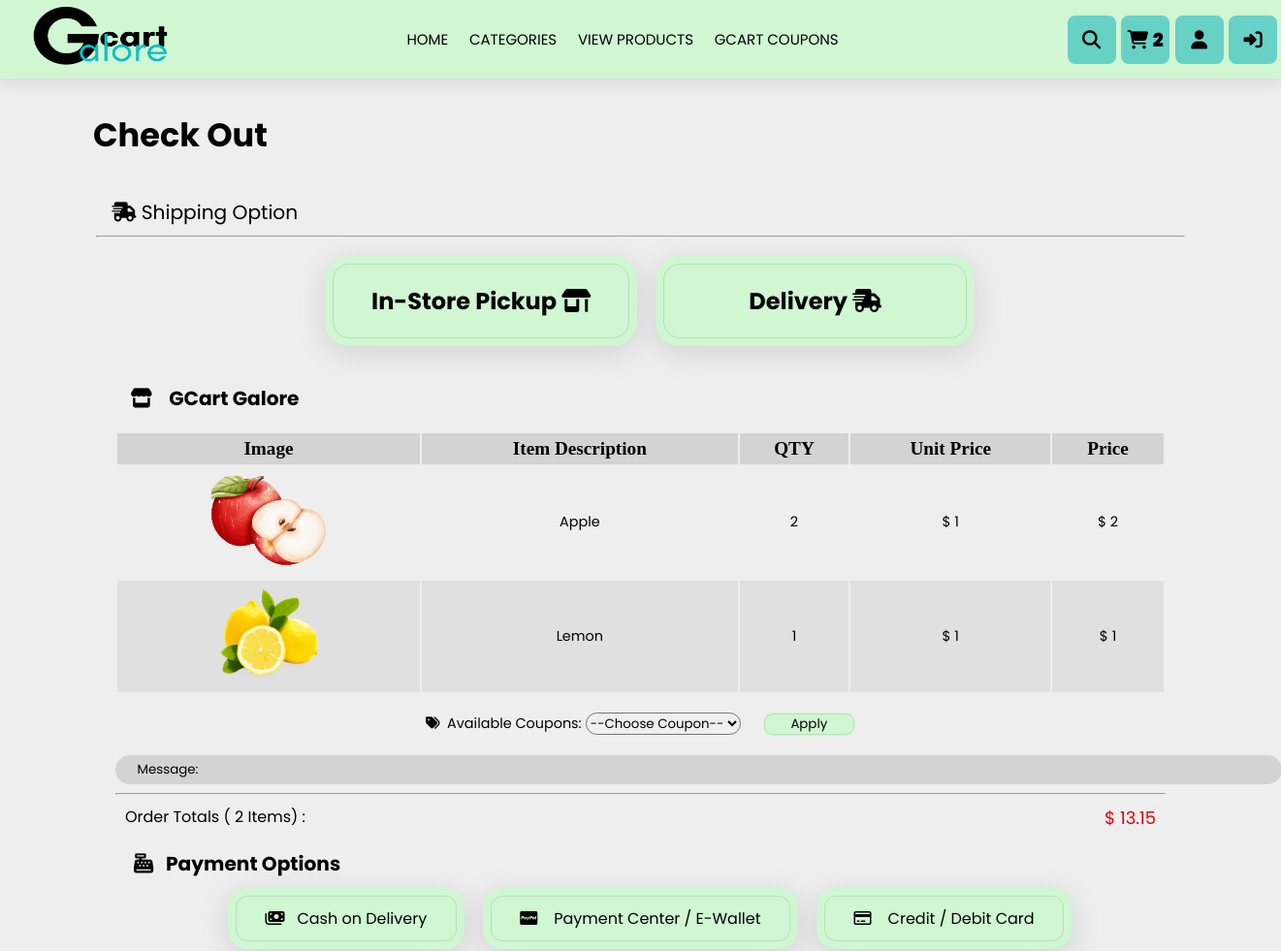
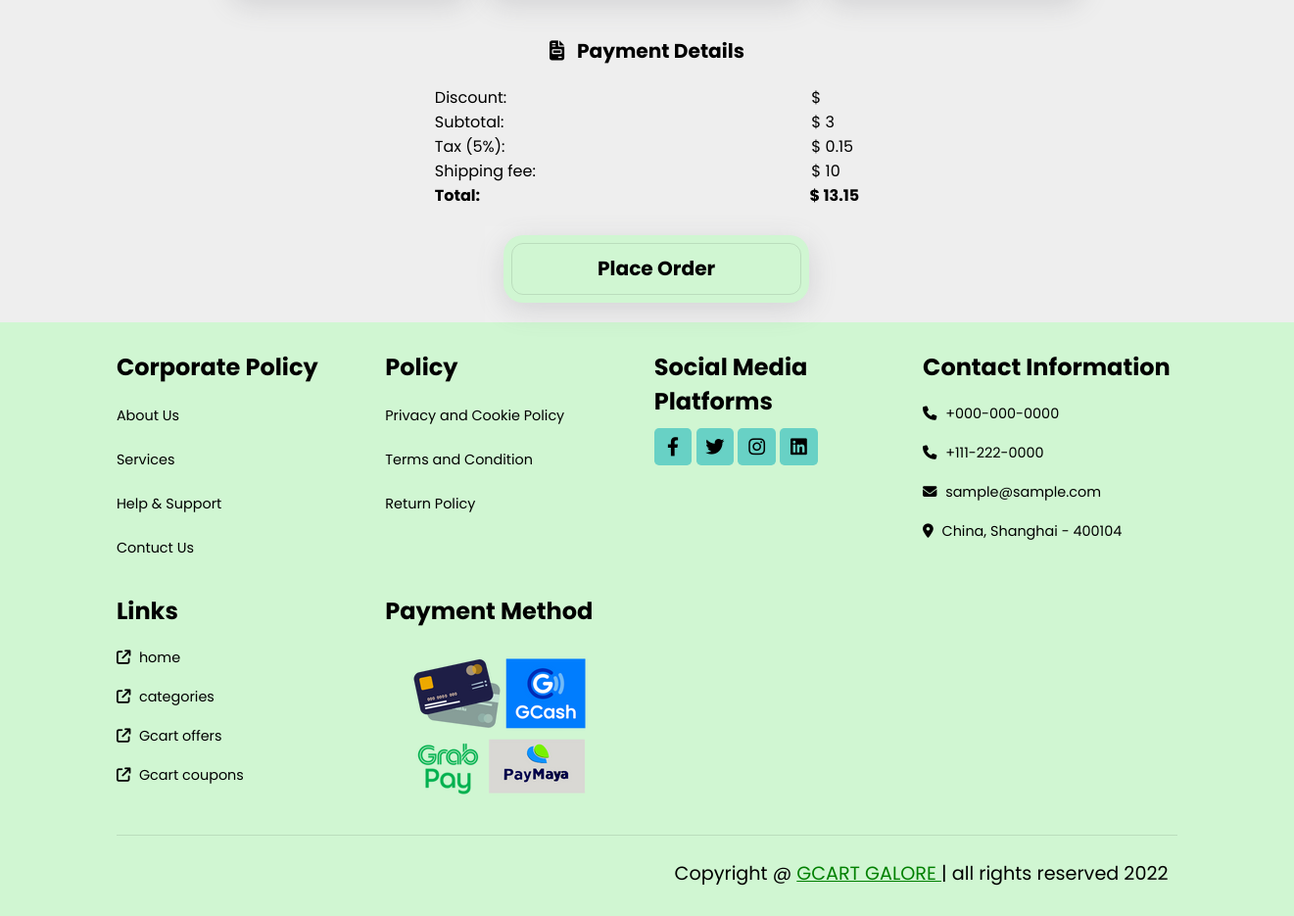
/GROUP_4/Checkout.php, run on the app's committed database (2 pictures, top to bottom).
### tables this page shows
CREATE TABLE `cart` (
  `id` int(200) NOT NULL,
  `name` varchar(200) NOT NULL,
  `price` float NOT NULL,
  `quantity` int(200) NOT NULL,
  `image` varchar(200) NOT NULL
);

### GROUP_4/Checkout.php (the view, shortened to what this page needs)
<?php
    @include 'config.php';
?>
<!DOCTYPE html>
<html lang="en">
<head>
    <link rel="stylesheet" href="https://unpkg.com/swiper@7/swiper-bundle.min.css" />
    <link rel="stylesheet" href="https://cdnjs.cloudflare.com/ajax/libs/font-awesome/6.2.1/css/all.min.css">
    <link rel="stylesheet" href="CheckoutStyle.css">
</head>
<body>
    <header class="header">
    <div class="logo">
        <a href="index.html">
            <img src="IMAGES\logo.png" width="140" height="60" >
        </a>
    </div>
        <nav class="navbar">
             <a href="homepage.php">HOME</a>
             <a href="homepage.php">CATEGORIES</a>
             <a href="homepage.php">VIEW PRODUCTS</a>
            <a href="#gcartcoupons">GCART COUPONS</a>
        </nav>
        <div class="icon">
            <div class="fas fa-search" id="search-btn"></div>
            <?php
            $select_row = mysqli_query($conn, "SELECT * FROM `cart`") or die('query failed');
            $row_count = mysqli_num_rows($select_row);
            ?>
            <div class="fas fa-shopping-cart" id="cart-btn"> <span><?php echo $row_count; ?></span> </div>
            <div class="fas fa-user" id="user-btn"></div>
            <div class="fa-solid fa-right-to-bracket" id="logout-btn"></div>
        </div>
    </header>
    <div class="shipOption" >
        <p class="heading" style="text-align: left;"> Check Out </p>
        <p class="sub-heading" style="text-align: left;">
            <i class="fa-solid fa-truck-fast"></i>
            Shipping Option
        </p>
        <hr>
        <section class="ShippingOpt">
            <div class="Options">
                <div id="pickUp">
                    <p id="togglePU">In-Store Pickup  <i class="fa-solid fa-shop"></i></p>
                </div>
                <div class="DM" id="delivery">
                    <p id="toggleD"> Delivery  <i class="fa-solid fa-truck-fast"></i></p>
                </div>
            </div>
        </section>
        <p class="storeName print-container" ><i class="fa-solid fa-store"></i>&nbsp; &nbsp; GCart Galore</p>
    </div>
    <div class="container print-container">
        <section class="checkout-form">
            <table>
                <thead>
                    <th>Image</th>
                    <th>Item Description</th>
                    <th>QTY</th>
                    <th>Unit Price</th>
                    <th>Price</th>
                </thead>
                <tbody>
                    <?php
                        $select_items = mysqli_query($conn, "SELECT * FROM `cart`");
                        if(mysqli_num_rows($select_items) > 0){
                        while($fetch_item = mysqli_fetch_assoc($select_items)){
                            $sub_total_price = $fetch_item['price'] * $fetch_item['quantity'];
                    ?>
                    <tr>
                        <td><img src="IMAGES/<?php echo $fetch_item['image']; ?>" height="100" ></td>
                        <td><?php echo $fetch_item['name']; ?></td>
                        <td><?php echo $fetch_item['quantity']; ?></td>
                        <td>$ <?php echo $fetch_item['price']; ?></td>
                        <td>$ <?php echo $sub_total_price; ?></td>
                    </tr>
                    <?php
                            };
                        };
                    ?>
                </tbody>
            </table>
            <div class="couponCon">
                <div class="coupon">
                    <label for="selCoupon"><i class="fa-solid fa-tags"></i> &nbsp;Available Coupons: </label>
                    <select name="selCoupon" id="selCoupon">
                        <option value="0">--Choose Coupon--</option>
                    </select>
                    <button onclick="getOption()"> Apply </button>
                </div>
            </div>
            <div class="messsage">
                <div class="msgBox">
                    <input type="text" value=" Message: " size="100">
                </div>
            </div>
            <hr>
            <div class="totalLine">
                <?php
                    $select_items = mysqli_query($conn, "SELECT * FROM `cart`");
                    $sub_total = 0;
                    if(mysqli_num_rows($select_items) > 0){
                        while($fetch_item = mysqli_fetch_assoc($select_items)){
                            $sub_total_price = $fetch_item['price'] * $fetch_item['quantity'];
                            $sub_total += $sub_total_price;
                            $tax = $sub_total * 0.05;
                            $fee = 10;
                            $grand_total = $sub_total + $tax + $fee;
                        };
                ?>
                <div class="tl">
                    <p>Order Totals ( <span> <?php echo $row_count;?> </span> Items) :  </p>
                </div>
                <div class="t_l"><p><span class="total"> $ <?php echo round($grand_total , 2);?> </span></p></div>
                <?php
                    };
                ?>
            </div>
            <div class="PO">
                <p class="POLine"><i class="fa-solid fa-cash-register"></i>&nbsp; &nbsp;Payment Options</p>
                <div class="PaymentOpts">
                    <div class="COD">
                        <p><i class="fa-solid fa-money-bills"></i>&nbsp; &nbsp;Cash on Delivery</p>
                    </div>
                    <div class="e-wallet">
                        <p><i class="fa-brands fa-cc-paypal"></i>&nbsp; &nbsp; Payment Center / E-Wallet</p>
                    </div>
                    <div class="Credit-Card">
                        <p><i class="fa-regular fa-credit-card"></i>&nbsp; &nbsp; Credit / Debit Card</p>
                    </div>
                </div>
            </div>
            <div class="PD">
                <p class="PDLine"><i class="fa-solid fa-file-invoice"></i>&nbsp; &nbsp;Payment Details</p>
                <div class="PaymentDets">
                    <div class="totalCon">
                        <?php
                        $select_items = mysqli_query($conn, "SELECT * FROM `cart`");
                        $sub_total = 0;
                        if(mysqli_num_rows($select_items) > 0){
                            while($fetch_item = mysqli_fetch_assoc($select_items)){
                                $sub_total_price = $fetch_item['price'] * $fetch_item['quantity'];
                                $sub_total += $sub_total_price;
                                $tax = $sub_total * 0.05;
                                $fee = 10;
                                $grand_total = $sub_total + $tax + $fee;
                            };
                        ?>
                        <div class="total-sec" >
                            <div class="tsDets">
                                <p> <span> Discount: </span>   </p>
                                <p> <span> Subtotal: </span> </p>
                                <p> <span> Tax (5%): </span> </p>
                                <p> <span> Shipping fee: </span>   </p>
                                <p style="font-weight: bold;"> <span> Total: </span>   </p>
                            </div>
                            <div class="tsTotal">
                                <p><span class="disc" > &nbsp; $ </span></p>
                                <p><span> &nbsp; $ </span> <span class="subTotal"><?php echo $sub_total; ?></span></p>
                                <p><span> &nbsp; $ </span>  <span class="tax"><?php echo round($tax,2); ?></span></p>
                                <p><span> &nbsp; $ <?php echo $fee; ?> </span></p>
                                <p style="font-weight: bold;"><span> &nbsp; $ </span><span class="totalP"> <?php echo round($grand_total,2); ?> </span></p>
                            </div>
                        </div>
                        <?php
                            };
                        ?>
                    </div>
                </div>
            </div>
        </section>
        <div class="PlaceOrder">
            <div class="PlaceOrd">
                <button type="button" onclick="window.print();" ><a href="#"><p class="OrdLine"> Place Order</p></a></button>
            </div>
        </div>
    </div>
    <section class="footer">
        <div class="b-container">
            <div class="box">
                <h3>Corporate Policy</h3>
                <p>About Us</p>
                <p>Services</p>
                <p>Help & Support</p>
                <p>Contuct Us</p>
            </div>
            <div class="box">
                <h3>Policy</h3>
                <p>Privacy and Cookie Policy</p>
                <p>Terms and Condition</p>
                <p>Return Policy</p>
            </div>
            <div class="box">
                <h3>Social Media Platforms</h3>
                <div class="share">
                    <a href="#" class="fab fa-facebook-f"></a>
                    <a href="#" class="fab fa-twitter"></a>
                    <a href="#" class="fab fa-instagram"></a>
                    <a href="#" class="fab fa-linkedin"></a>
                </div>
            </div>
            <div class="box">
                <h3>Contact Information</h3>
                <a href="#" class="links"> <i class="fas fa-phone"></i> +000-000-0000 </a>
                <a href="#" class="links"> <i class="fas fa-phone"></i> +111-222-0000 </a>
                <a href="#" class="links"> <i class="fas fa-envelope"></i> sample@sample.com </a>
                <a href="#" class="links"> <i class="fas fa-map-marker-alt"></i> China, Shanghai - 400104 </a>
            </div>
            <div class="box">
                <h3>Links</h3>
                <a href="#" class="links"> <i class="fa-solid fa-arrow-up-right-from-square"></i> home </a>
                <a href="#" class="links"> <i class="fa-solid fa-arrow-up-right-from-square"></i> categories </a>
                <a href="#" class="links"> <i class="fa-solid fa-arrow-up-right-from-square"></i> Gcart offers </a>
                <a href="#" class="links"> <i class="fa-solid fa-arrow-up-right-from-square"></i> Gcart coupons </a>
            </div>
            <div class="box">
                <h3>Payment Method</h3>
                <img src="IMAGES/payment.png" alt="payment">
            </div>
    </div>
        <div class="credit"> Copyright @ <a href="index.html"><span> GCART GALORE </span></a> | all rights reserved 2022</div>
    </section>
</body>
</html>

### data on the page
cart: image (picture), name "Apple", quantity "2", price "1"
cart: image (picture), name "Lemon", quantity "1", price "1"

### other printed values
$row_count "2"
$grand_total "13.15"
$sub_total "3"
$tax "0.15"
$fee "10"
